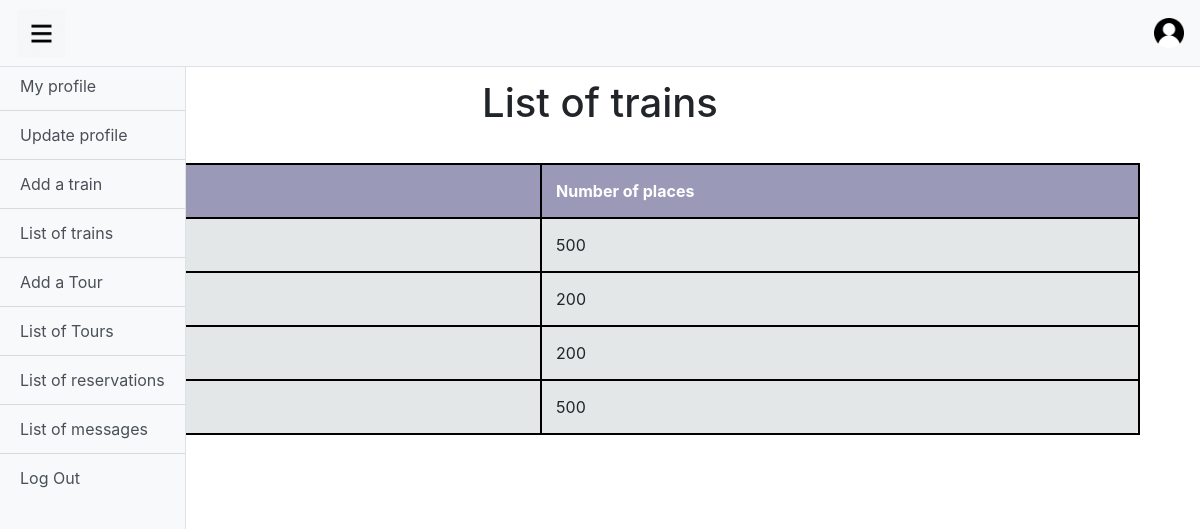
Page /Views/trains.php (signed in) on the committed database.
### tables this page shows
CREATE TABLE `train` (
  `id` int(11) NOT NULL,
  `nom` varchar(30) NOT NULL,
  `nb_place` int(11) NOT NULL
);

### Models/Train.php (called while the page is built, shortened)
<?php
require_once "Connection.php";
class Train{
    public static function getAll(){
        $ctn=new Connection();
        return $ctn->selectAll("Train");
    }
}
?>

### Models/Connection.php (called while the page is built, shortened)
<?php
class Connection
{
	private $servername = "localhost";
	private $username = "root";
	private $password = "";
	private $database = "train";
	public $conn;
	public function __construct()
	{
		try {
			$this->conn = new PDO("mysql:host=$this->servername;dbname=$this->database", $this->username, $this->password);
		} catch (PDOException $e) {
			echo "Connection failed: " . $e->getMessage();
		}
	}
	public function selectAll($table)
	{
		$query = $this->conn->prepare("SELECT * FROM `$table`");
		$query->execute();
		return $query->fetchAll(PDO::FETCH_ASSOC);
	}
}

### Views/trains.php (the view, shortened to what this page needs)
<?php
require_once __DIR__ . "/../Models/Train.php";
$trains = Train::getAll();
?>
<!DOCTYPE html>
<html lang="en">
<head>
</head>
<body>
  <?php session_start(); include 'admin_menu.php'; ?>
  <center>
    <h1 style="margin-top:1%;">List of trains</h1>
    <table style="width: 90%;">
      <thead>
        <tr>
          <th>Name of train</th>
          <th>Number of places</th>
        </tr>
      </thead>
      <tbody>
        <?php foreach ($trains as $row) { ?>
          <tr>
            <td><?php echo $row['nom'] ?></td>
            <td><?php echo $row['nb_place'] ?></td>
          </tr>
        <?php } ?>
      </tbody>
    </table>
  </center>
</body>
</html>

### Views/trains.php (style rules this page uses)
table { border-radius: 10px; border-collapse: collapse; width: 100%; margin-top: 3%; background-color: #e4e7e7; width: 90%; border: 2px, solid, black; }
th, td { border: 2px, solid, black; text-align: left; padding: 14px; }
th { background-color: rgb(154, 154, 184); color: white; }

### rows in the picture
train: nb_place "500"
train: nb_place "200"
train: nb_place "200"
train: nb_place "500"
